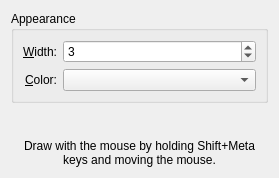
<?xml version="1.0" encoding="UTF-8"?>
<ui version="4.0">
 <class>KWin::MouseMarkEffectConfigForm</class>
 <widget class="QWidget" name="KWin::MouseMarkEffectConfigForm">
  <property name="geometry">
   <rect>
    <x>0</x>
    <y>0</y>
    <width>279</width>
    <height>178</height>
   </rect>
  </property>
  <layout class="QVBoxLayout">
   <item>
    <widget class="QGroupBox" name="groupBox">
     <property name="title">
      <string>Appearance</string>
     </property>
     <layout class="QGridLayout" name="gridLayout">
      <item row="0" column="0">
       <widget class="QLabel" name="label">
        <property name="text">
         <string>&amp;Width:</string>
        </property>
        <property name="alignment">
         <set>Qt::AlignRight|Qt::AlignTrailing|Qt::AlignVCenter</set>
        </property>
        <property name="buddy">
         <cstring>kcfg_LineWidth</cstring>
        </property>
       </widget>
      </item>
      <item row="0" column="1">
       <widget class="KIntSpinBox" name="kcfg_LineWidth">
        <property name="sizePolicy">
         <sizepolicy hsizetype="Expanding" vsizetype="Fixed">
          <horstretch>0</horstretch>
          <verstretch>0</verstretch>
         </sizepolicy>
        </property>
        <property name="minimum">
         <number>1</number>
        </property>
        <property name="maximum">
         <number>10</number>
        </property>
        <property name="value">
         <number>3</number>
        </property>
       </widget>
      </item>
      <item row="1" column="0">
       <widget class="QLabel" name="label_2">
        <property name="text">
         <string>&amp;Color:</string>
        </property>
        <property name="alignment">
         <set>Qt::AlignRight|Qt::AlignTrailing|Qt::AlignVCenter</set>
        </property>
        <property name="buddy">
         <cstring>kcfg_Color</cstring>
        </property>
       </widget>
      </item>
      <item row="1" column="1">
       <widget class="KColorCombo" name="kcfg_Color">
        <property name="sizePolicy">
         <sizepolicy hsizetype="Expanding" vsizetype="Fixed">
          <horstretch>0</horstretch>
          <verstretch>0</verstretch>
         </sizepolicy>
        </property>
       </widget>
      </item>
     </layout>
    </widget>
   </item>
   <item>
    <widget class="KWin::GlobalShortcutsEditor" name="editor" native="true"/>
   </item>
   <item>
    <widget class="QLabel" name="label_3">
     <property name="text">
      <string>Draw with the mouse by holding Shift+Meta keys and moving the mouse.</string>
     </property>
     <property name="alignment">
      <set>Qt::AlignCenter</set>
     </property>
     <property name="wordWrap">
      <bool>true</bool>
     </property>
    </widget>
   </item>
  </layout>
 </widget>
 <customwidgets>
  <customwidget>
   <class>KColorCombo</class>
   <extends>QComboBox</extends>
   <header>kcolorcombo.h</header>
  </customwidget>
  <customwidget>
   <class>KIntSpinBox</class>
   <extends>QSpinBox</extends>
   <header>knuminput.h</header>
  </customwidget>
  <customwidget>
   <class>KWin::GlobalShortcutsEditor</class>
   <extends>QWidget</extends>
   <header location="global">kwineffects.h</header>
   <container>1</container>
  </customwidget>
 </customwidgets>
 <connections/>
</ui>
